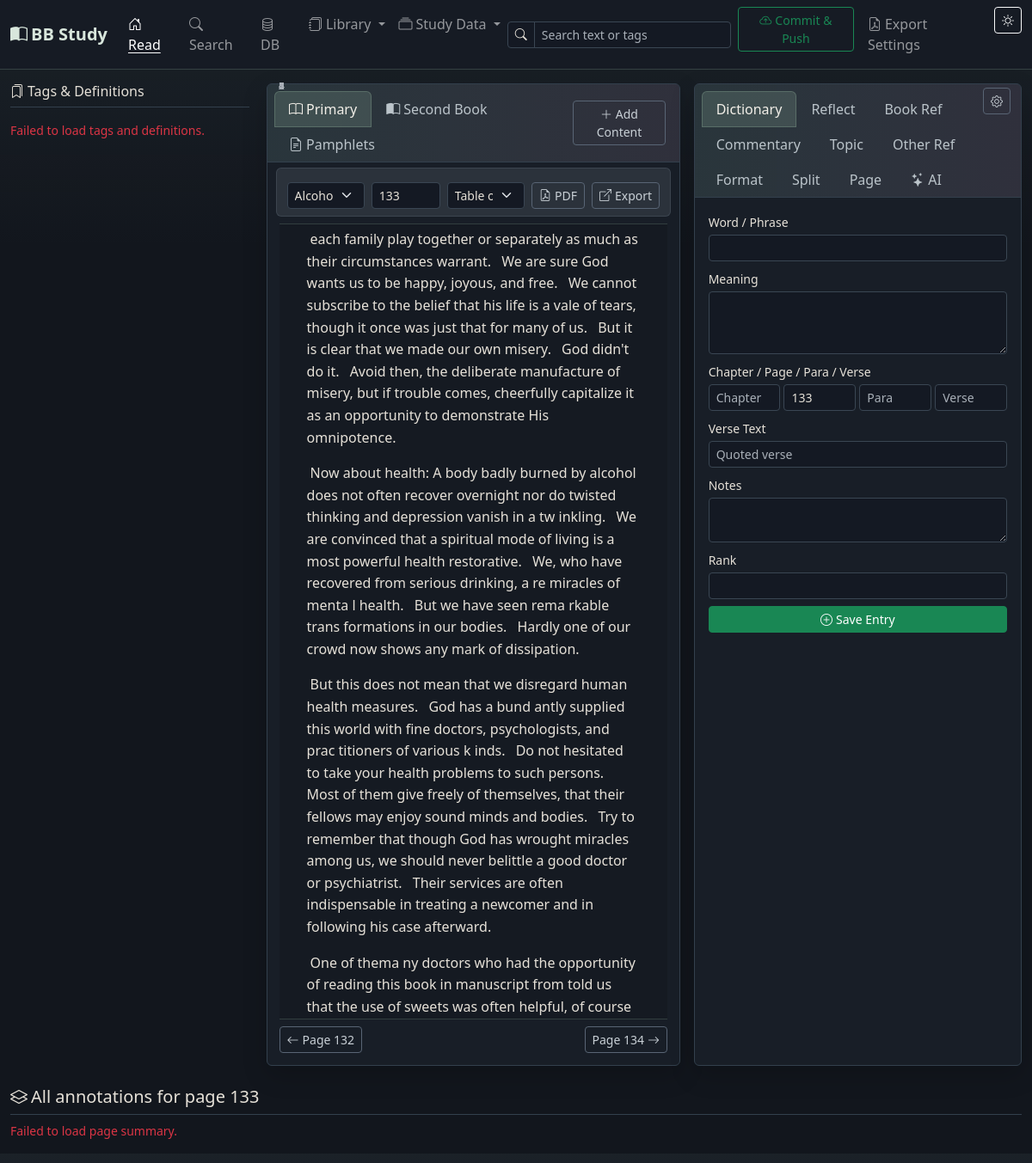
The page / on the database its author committed.
### app/models.py (models this page shows, shortened)
class Setting(db.Model):
    __tablename__ = 'settings'
    id = db.Column(db.Integer, primary_key=True)
    key = db.Column(db.String(100), unique=True, nullable=False)
    value = db.Column(db.Text, default='')

class BookContent(db.Model):
    __tablename__ = 'book_content'
    id = db.Column(db.Integer, primary_key=True)
    book_id = db.Column(db.Integer, db.ForeignKey('books.id'), nullable=False)
    content_mode = db.Column(db.String(20), nullable=False, default='sentence')
    chapter_number = db.Column(db.String(20))
    chapter_name = db.Column(db.String(100))
    chapter = db.Column(db.String(100))
    page = db.Column(db.String(20))
    relative_page_number = db.Column(db.Integer)
    paragraph = db.Column(db.Integer)
    verse = db.Column(db.Integer)
    content = db.Column(db.Text, nullable=False)
    created_at = db.Column(db.DateTime, default=datetime.utcnow)
    topics = db.relationship('ContentTopic', backref='content', lazy=True,
                             cascade='all, delete-orphan',
                             foreign_keys='ContentTopic.book_content_id')

### app/routes/main.py (the view)
@main_bp.route('/')
def index():
    theme = get_theme()
    book_id = request.args.get('book_id', type=int)
    current_book = Book.query.get(book_id) if book_id else get_current_book()
    current_page = request.args.get('page') or (
        get_book_page(current_book.id, get_current_page()) if current_book else get_current_page()
    )
    content_mode = 'sentence'
    secondary_book_id = request.args.get('secondary_book_id', type=int)
    secondary_book = Book.query.get(secondary_book_id) if secondary_book_id else get_current_secondary_book()
    secondary_page = request.args.get('secondary_page') or (
        get_secondary_book_page(secondary_book.id, '1') if secondary_book else '1'
    )
    secondary_content_mode = 'sentence'
    books = Book.query.order_by(Book.title).all()
    if current_book:
        _set_setting('current_book_id', current_book.id)
        if current_page:
            _set_setting('current_page', current_page)
            _set_setting(_book_position_key(current_book.id, 'page'), current_page)
    if secondary_book:
        _set_setting('current_secondary_book_id', secondary_book.id)
        if secondary_page:
            _set_setting(_secondary_book_position_key(secondary_book.id, 'page'), secondary_page)
    primary_state = _build_reader_state(current_book, current_page)
    secondary_state = _build_reader_state(secondary_book, secondary_page)
    return render_template('index.html',
                           theme=theme,
                           current_book=current_book,
                           current_page=current_page,
                           previous_page=primary_state['previous_page'],
                           next_page=primary_state['next_page'],
                           content_mode=content_mode,
                           page_content=primary_state['page_content'],
                           content_formats=primary_state['content_formats'],
                           toc_entries=primary_state['toc_entries'],
                           secondary_book=secondary_book,
                           secondary_page=secondary_page,
                           secondary_previous_page=secondary_state['previous_page'],
                           secondary_next_page=secondary_state['next_page'],
                           secondary_content_mode=secondary_content_mode,
                           secondary_page_content=secondary_state['page_content'],
                           secondary_content_formats=secondary_state['content_formats'],
                           secondary_toc_entries=secondary_state['toc_entries'],
                           books=books)

### app/templates/index.html (shortened to what this page needs)
{% extends 'base.html' %}
{% block navbar_tools %}
<div class="d-flex align-items-center gap-2 my-2 my-lg-0 me-lg-2">
  <div class="position-relative">
    <div class="input-group input-group-sm" style="width:260px;">
      <span class="input-group-text"><i class="bi bi-search"></i></span>
      <input id="readSearchQuery" type="text" class="form-control" placeholder="Search text or tags">
    </div>
  </div>
</div>
{% endblock %}
{% block content %}
<div class="row g-3">
  <aside class="col-xl-3 page-study-rail {% if not current_book %}d-none{% endif %}" aria-label="Tags and definitions">
    <div class="page-study-rail-inner">
      <h6 class="border-bottom pb-2 mb-3">
        <i class="bi bi-bookmarks me-1"></i>Tags &amp; Definitions
      </h6>
      <div id="pageStudyRail" class="page-study-stack">
      </div>
    </div>
  </aside>
  <div class="col-lg-7 {% if current_book %}col-xl-5{% else %}col-xl-7{% endif %}">
    <div class="card h-100">
      <div class="card-header d-flex justify-content-between align-items-center">
        <ul class="nav nav-tabs card-header-tabs" id="bookPaneTabs">
          <li class="nav-item">
            <button class="nav-link active" data-bs-toggle="tab" data-bs-target="#primaryBookPane">
              <i class="bi bi-book me-1"></i>Primary
            </button>
          </li>
          <li class="nav-item">
            <button class="nav-link" data-bs-toggle="tab" data-bs-target="#secondaryBookPane">
              <i class="bi bi-book-half me-1"></i>Second Book
            </button>
          </li>
          <li class="nav-item">
            <button class="nav-link" data-bs-toggle="tab" data-bs-target="#pamphletBookPane">
              <i class="bi bi-file-earmark-text me-1"></i>Pamphlets
            </button>
          </li>
        </ul>
        <button class="btn btn-sm btn-outline-secondary" data-bs-toggle="modal" data-bs-target="#addContentModal">
          <i class="bi bi-plus-lg"></i> Add Content
        </button>
      </div>
      <div class="card-body tab-content book-pane-body">
        <div class="tab-pane fade show active" id="primaryBookPane">
          <div class="reader-controls row g-2 align-items-center mb-2">
            <div class="col-12 col-md">
              <select id="bookSelect" class="form-select form-select-sm">
                {% for b in books %}
                  <option value="{{ b.id }}" {% if current_book and current_book.id == b.id %}selected{% endif %}>
                    {{ b.title }}
                  </option>
                {% endfor %}
              </select>
            </div>
            <div class="col-auto">
              <input id="pageInput" type="text" class="form-control form-control-sm" style="width:80px;"
                     value="{{ current_page }}" placeholder="Page">
            </div>
            {% if toc_entries %}
            <div class="col-12 col-md">
              <select id="primaryTocSelect" class="form-select form-select-sm">
                <option value="">Table of contents</option>
              </select>
            </div>
            {% endif %}
            <div class="col-auto">
              {% if current_book and current_book.pdf_path %}
                <a class="btn btn-sm btn-outline-secondary" href="{{ url_for('main.book_pdf', book_id=current_book.id) }}" target="_blank" rel="noopener">
                  <i class="bi bi-file-earmark-pdf me-1"></i>PDF
                </a>
              {% endif %}
            </div>
            <div class="col-auto">
              {% if current_book %}
                <a class="btn btn-sm btn-outline-secondary" href="{{ url_for('main.export_page_pdf', book_id=current_book.id, page=current_page) }}" target="_blank" rel="noopener">
                  <i class="bi bi-box-arrow-up-right me-1"></i>Export
                </a>
              {% endif %}
            </div>
          </div>
          <div class="book-content-scroll" id="pageContentArea">
            {% if page_content %}
              {% set cur_para = namespace(val=None) %}
              {% for item in page_content %}
                {% if item.paragraph != cur_para.val %}
                  {% if cur_para.val is not none %}</p>{% endif %}
                  <p class="book-paragraph" data-paragraph="{{ item.paragraph }}">
                  {% set cur_para.val = item.paragraph %}
                {% endif %}
                {% set verse_key = item.paragraph ~ '-' ~ item.verse %}
                {% set fmt = content_formats.get(verse_key) %}
                <span class="verse-fragment sentence-verse {{ 'formatted-bold' if fmt and fmt.is_bold else '' }} {{ 'formatted-italic' if fmt and fmt.is_italic else '' }} {{ 'formatted-role-' ~ fmt.content_role if fmt and fmt.content_role and fmt.content_role != 'body' else '' }} {{ 'formatted-align-' ~ fmt.alignment_override if fmt and fmt.alignment_override else '' }}"
                      data-is-bold="{{ 'true' if fmt and fmt.is_bold else 'false' }}"
                      data-is-italic="{{ 'true' if fmt and fmt.is_italic else 'false' }}"
                      data-content-role="{{ fmt.content_role if fmt and fmt.content_role else 'body' }}"
                      data-alignment-override="{{ fmt.alignment_override if fmt and fmt.alignment_override else '' }}"
                      data-content-id="{{ item.id }}"
                      data-content-mode="sentence"
                      data-raw-content="{{ item.content }}"
                      data-verse-key="{{ verse_key }}"
                      data-chapter="{{ item.chapter_name or item.chapter or '' }}"
                      data-page="{{ item.page }}"
                      data-paragraph="{{ item.paragraph }}"
                      data-verse="{{ item.verse }}"><sup class="content-number">{{ item.verse }}</sup>{{ item.content }} </span>
              {% endfor %}
              {% if page_content %}</p>{% endif %}
            {% elif current_book %}
              <p class="text-muted fst-italic">No content stored for this page yet.</p>
            {% else %}
              <p class="text-muted fst-italic">Select a book and page to begin reading.</p>
            {% endif %}
          </div>
          {% if current_book %}
          <div class="reader-footer d-flex justify-content-between align-items-center mt-2">
            <div>
              {% if previous_page %}
              <a class="btn btn-sm btn-outline-secondary"
                 href="{{ url_for('main.index', book_id=current_book.id, page=previous_page, secondary_book_id=secondary_book.id if secondary_book else none, secondary_page=secondary_page if secondary_book else none) }}">
                <i class="bi bi-arrow-left me-1"></i>Page {{ previous_page }}
              </a>
              {% endif %}
            </div>
            <div>
              {% if next_page %}
              <a class="btn btn-sm btn-outline-secondary"
                 href="{{ url_for('main.index', book_id=current_book.id, page=next_page, secondary_book_id=secondary_book.id if secondary_book else none, secondary_page=secondary_page if secondary_book else none) }}">
                Page {{ next_page }}<i class="bi bi-arrow-right ms-1"></i>
              </a>
              {% endif %}
            </div>
          </div>
          {% endif %}
        </div>
      </div>
    </div>
  </div>
  <div class="col-lg-5 col-xl-4">
    <div class="card h-100">
      <div class="card-header d-flex align-items-start justify-content-between gap-2">
        <ul class="nav nav-tabs card-header-tabs flex-grow-1" id="entryTabs">
          <li class="nav-item">
            <button class="nav-link active" data-bs-toggle="tab" data-bs-target="#tabDict">
              Dictionary
            </button>
          </li>
          <li class="nav-item">
            <button class="nav-link" data-bs-toggle="tab" data-bs-target="#tabReflect">
              Reflect
            </button>
          </li>
          <li class="nav-item">
            <button class="nav-link" data-bs-toggle="tab" data-bs-target="#tabRef">
              Book Ref
            </button>
          </li>
          <li class="nav-item">
            <button class="nav-link" data-bs-toggle="tab" data-bs-target="#tabComm">
              Commentary
            </button>
          </li>
          <li class="nav-item">
            <button class="nav-link" data-bs-toggle="tab" data-bs-target="#tabTopic">
              Topic
            </button>
          </li>
          <li class="nav-item">
            <button class="nav-link" data-bs-toggle="tab" data-bs-target="#tabSrc">
              Other Ref
            </button>
          </li>
          <li class="nav-item">
            <button class="nav-link" data-bs-toggle="tab" data-bs-target="#tabFormat">
              Format
            </button>
          </li>
          <li class="nav-item">
            <button class="nav-link" data-bs-toggle="tab" data-bs-target="#tabSplit">
              Split
            </button>
          </li>
          <li class="nav-item">
            <button class="nav-link" data-bs-toggle="tab" data-bs-target="#tabPageFormat">
              Page
            </button>
          </li>
          <li class="nav-item">
            <button class="nav-link" data-bs-toggle="tab" data-bs-target="#tabAI">
              <i class="bi bi-stars me-1"></i>AI
            </button>
          </li>
        </ul>
        <button class="btn btn-sm btn-outline-secondary ai-settings-trigger" type="button"
                data-bs-toggle="modal" data-bs-target="#aiSettingsModal"
                aria-label="AI settings" title="AI settings">
          <i class="bi bi-gear"></i>
        </button>
      </div>
      <div class="card-body tab-content overflow-auto" style="max-height:60vh;">
        <div class="tab-pane fade show active" id="tabDict">
          <form id="dictForm" class="mb-0">
            <div class="mb-2">
              <label class="form-label small mb-1">Word / Phrase</label>
              <input type="text" class="form-control form-control-sm" id="dictWord" required>
            </div>
            <div class="mb-2">
              <label class="form-label small mb-1">Meaning</label>
              <textarea class="form-control form-control-sm" id="dictMeaning" rows="3" required></textarea>
            </div>
            <div class="mb-2">
              <label class="form-label small mb-1">Chapter / Page / Para / Verse</label>
              <div class="row g-1">
                <div class="col"><input type="text" class="form-control form-control-sm" id="dictChapter" placeholder="Chapter"></div>
                <div class="col"><input type="text" class="form-control form-control-sm" id="dictPage" placeholder="Page"></div>
                <div class="col"><input type="number" class="form-control form-control-sm" id="dictPara" placeholder="Para"></div>
                <div class="col"><input type="number" class="form-control form-control-sm" id="dictLine" placeholder="Verse"></div>
              </div>
            </div>
            <div class="mb-2">
              <label class="form-label small mb-1">Verse Text</label>
              <input type="text" class="form-control form-control-sm" id="dictLineText" placeholder="Quoted verse">
            </div>
            <div class="mb-2">
              <label class="form-label small mb-1">Notes</label>
              <textarea class="form-control form-control-sm" id="dictNotes" rows="2"></textarea>
            </div>
            <div class="mb-2">
              <label class="form-label small mb-1">Rank</label>
              <input type="number" class="form-control form-control-sm" id="dictRank" min="1" step="1">
            </div>
            <button type="submit" class="btn btn-sm btn-success w-100">
              <i class="bi bi-plus-circle me-1"></i>Save Entry
            </button>
          </form>
        </div>
      </div>
    </div>
  </div>
</div>
<div class="mt-4" id="pageSummarySection">
  {% if current_book %}
  <h5 class="border-bottom pb-2">
    <i class="bi bi-layers me-1"></i>All annotations for page <span id="summaryPageLabel">{{ current_page }}</span>
  </h5>
  <div id="pageSummary" class="summary-masonry">
  </div>
  {% endif %}
</div>
{% endblock %}

### rows shown on the page
Setting: value "133"
BookContent: verse "1", content "each family play together or separately as much as their circumstances warrant."
BookContent: verse "2", content "We are sure God wants us to be happy, joyous, and free."
BookContent: verse "3", content "We cannot subscribe to the belief that his life is a vale of tears, though it once was just that for many of us."
BookContent: verse "4", content "But it is clear that we made our own misery."
BookContent: verse "5", content "God didn't do it."
BookContent: verse "6", content "Avoid then, the deliberate manufacture of misery, but if trouble comes, cheerfully capitalize it as an opportunity to demonstrate His omnipotence."
BookContent: verse "1", content "Now about health: A body badly burned by alcohol does not often recover overnight nor do twisted thinking and depression vanish in a tw inkling."
BookContent: verse "2", content "We are convinced that a spiritual mode of living is a most powerful health restorative."
BookContent: verse "3", content "We, who have recovered from serious drinking, a re miracles of menta l health."
BookContent: verse "4", content "But we have seen rema rkable trans formations in our bodies."
BookContent: verse "5", content "Hardly one of our crowd now shows any mark of dissipation."
BookContent: verse "1", content "But this does not mean that we disregard human health measures."
BookContent: verse "2", content "God has a bund antly supplied this world with fine doctors, psychologists, and prac titioners of various k inds."
BookContent: verse "3", content "Do not hesitated to take your health problems to such persons."
BookContent: verse "4", content "Most of them give freely of themselves, that their fellows may enjoy sound minds and bodies."
BookContent: verse "5", content "Try to remember that though God has wrought miracles among us, we should never belittle a good doctor or psychiatrist."
BookContent: verse "6", content "Their services are often indispensable in treating a newcomer and in following his case afterward."
BookContent: verse "1", content "One of thema ny doctors who had the opportunity of reading this book in manuscript from told us that the use of sweets was often helpful, of course…"
BookContent: verse "2"

### other values the page prints
{{ previous_page }} "132"
{{ next_page }} "134"
form field value "Alcoholics Anonymous"
